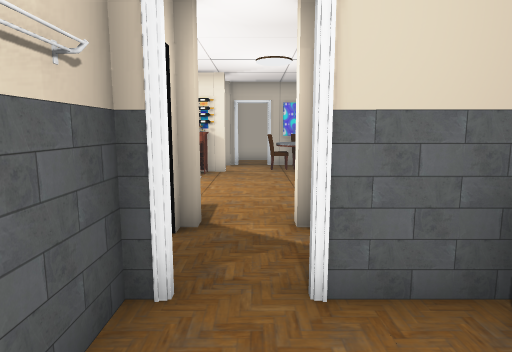
view 1 (above)

24 first-person views from a walk through a Unity game level. The camera is 1.5 m above the floor, tilts 8° down and sees 75° across. The floor is counted in squares, 0.9 m on a side. Each view is taken from the middle of a square. On the plan, view 1 faces up. The plan holds only what a view shows up to about 16 squares ahead; the rest is blank. The player character is not drawn. Door leaves are left out, so doorways stand open. Some surface patterns are stand-ins.

view 2
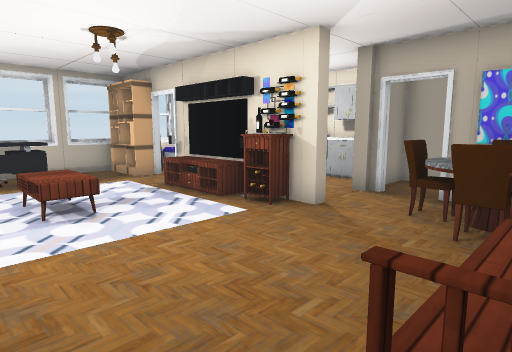

view 3
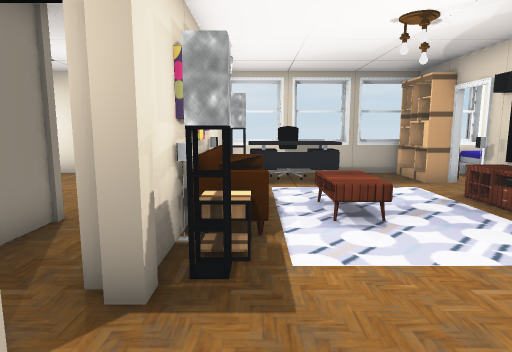

view 4
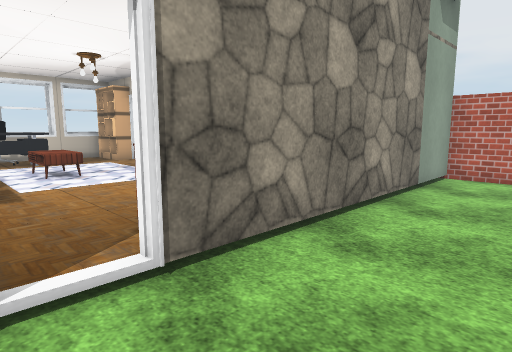

view 5
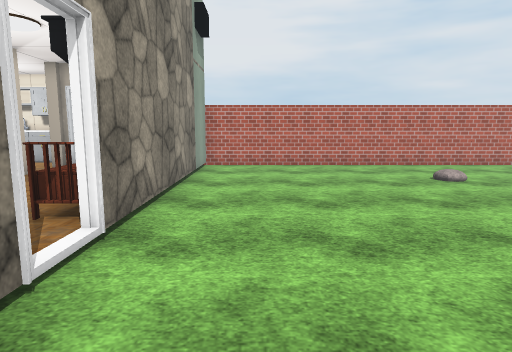

view 6
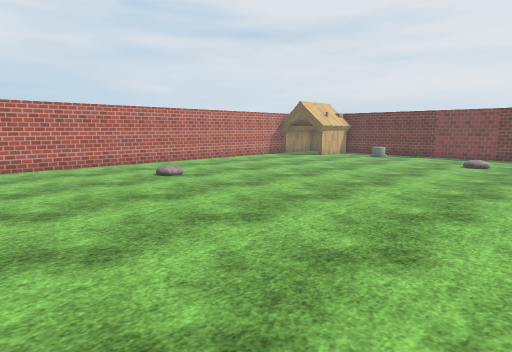

view 7
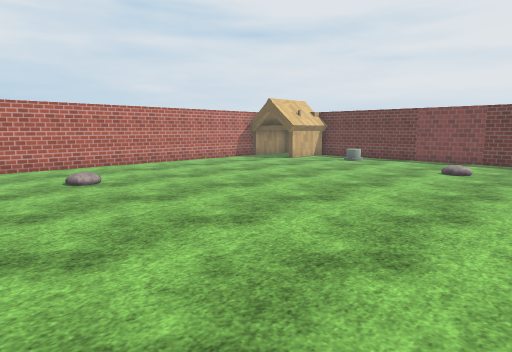

view 8
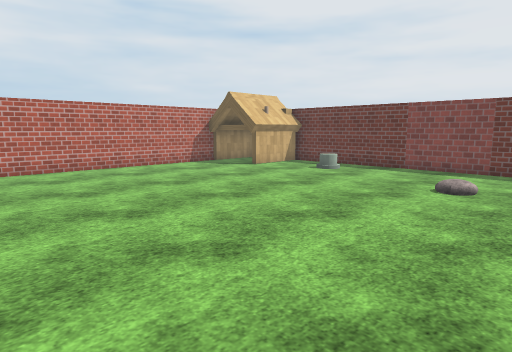

view 9
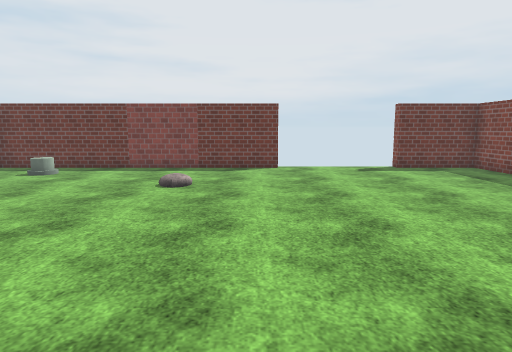

view 10
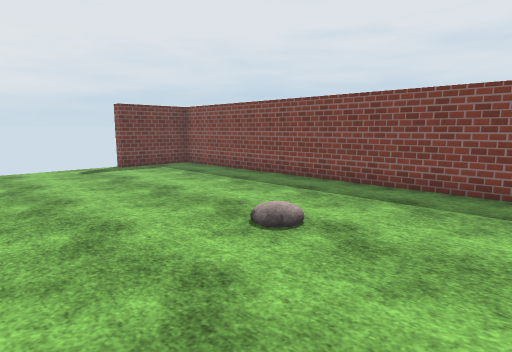

view 11
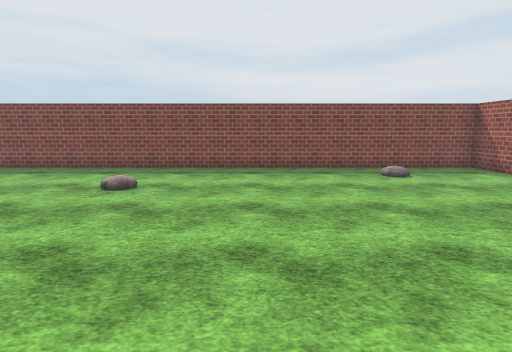

view 12
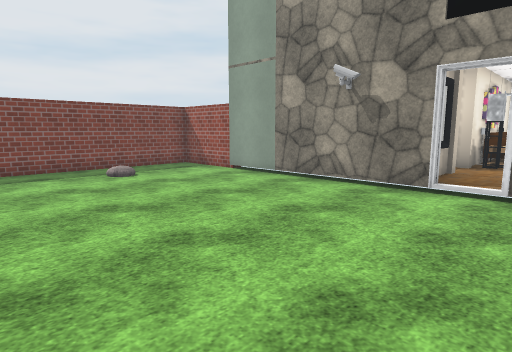

view 13
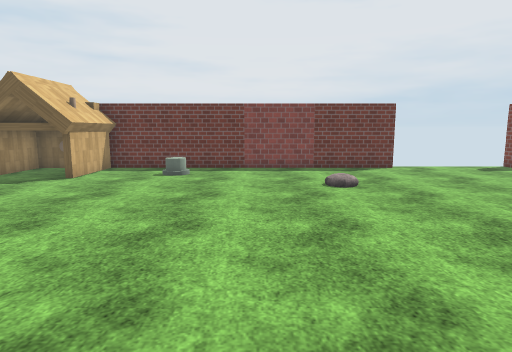

view 14
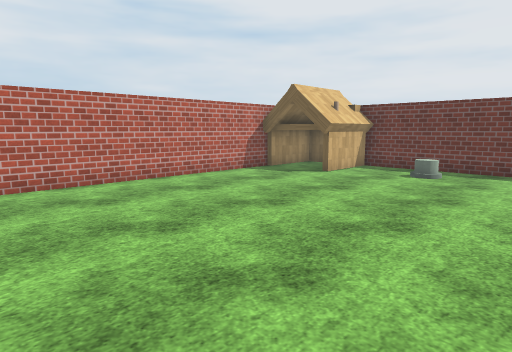

view 15
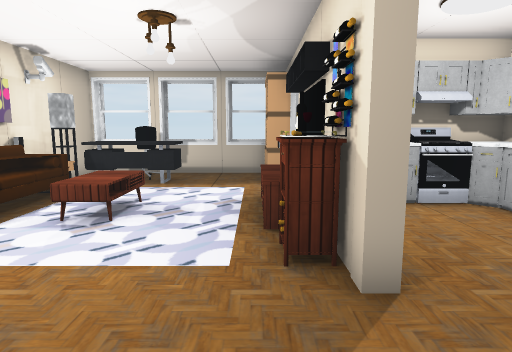

view 16
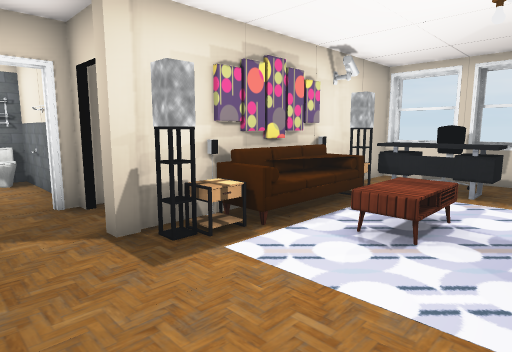

view 17
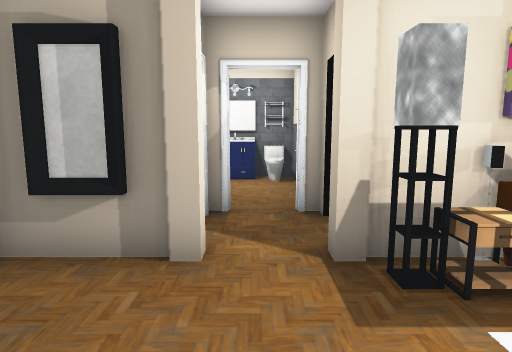

view 18
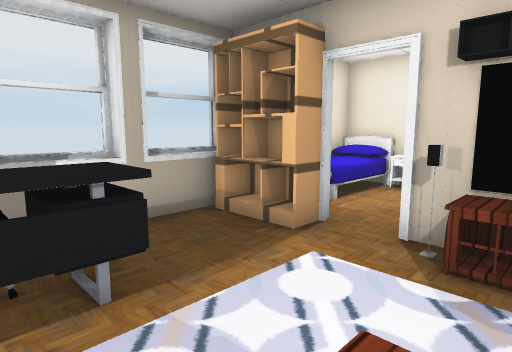

view 19
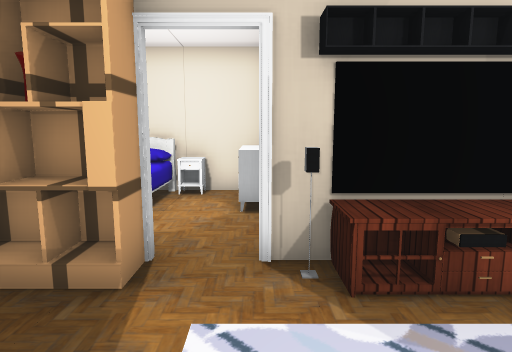

view 20
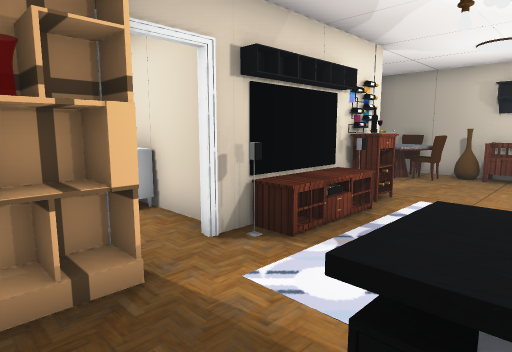

view 21
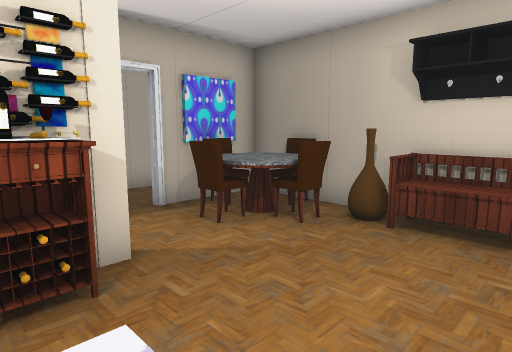

view 22
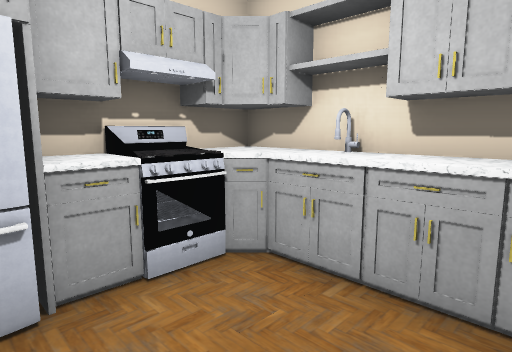

view 23
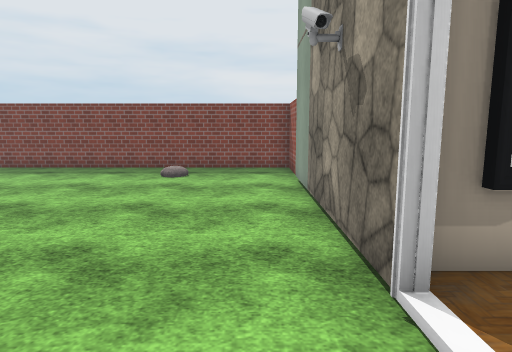

view 24
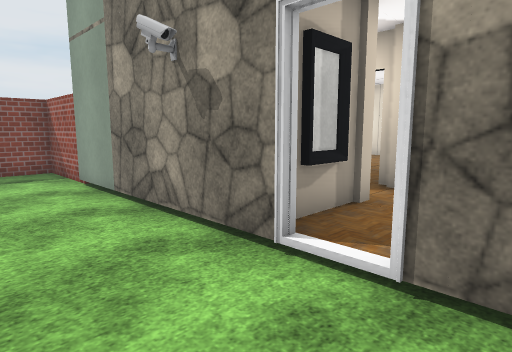

### Floor plan
Key: @ floor where view 1 was taken; # wall or solid block; x gap in a wall; . main floor; : floor 0.25 m higher than the main floor; / step, stairs or slope; D open door; = window, fence, low wall or low ledge; ^ raised ledge; P pillar; C chair; T table; A cabinet; S shelf; B TV; E bench; F sofa; I painting; M mirror; R fridge; O other object.
Columns run from 12 left of view 1 to 28 right of it. Each row starts with its distance up from view 1.
 19                ######################
 18  #O####AAA #####....................OOOO
 17  #OO:OOOAAA#:::#....................OOOO
 16 ##OO:OOO:::#D###....................OOOO
 15  #OO::A::::P::CT....................OOOO#
 14   ::::RR:::::CTC........//..............#
 13 ##SSDD#BTOOP:TCT........................#
 12  #::::TTT::::::O.....................//.#
 11  #:::     :::::E........................#
 10  =:::     :::::E........................#
  9  =:^O: TT::::::E........................#
  8  #CCO  :  :::::E#.......................#
  7  # ^^OFFFTT:::::D.......................#
  6  #####FII##P:PM##..................:....#
  5           :::D  #.......................#
  4         :::::D  #.......................#
  3       ::P###D####.......................x
  2      ::    #::: ........................
  1            #::  ........................
  0  #          @:  ........................
 -1  #         OOO  ........................
 -2            ###  ........................x
 -3                #....O...................#
 -4                #........................#
 -5                #........................#
 -6                ##########################

Positions as (right, up) in squares from view 1, and headings:
1: (0, 0), facing up
2: (3, 7), facing up-left
3: (2, 7), facing left
4: (7, 6), facing up-left
5: (6, 3), facing up
6: (6, 3), facing up-right
7: (9, 3), facing up-right
8: (13, 4), facing up-right
9: (13, 4), facing right
10: (13, 4), facing down-right
11: (13, 9), facing down
12: (13, 9), facing down-left
13: (13, 9), facing right
14: (13, 8), facing up-right
15: (2, 12), facing left
16: (1, 11), facing down-left
17: (0, 10), facing down
18: (-5, 8), facing up-left
19: (-7, 9), facing up
20: (-10, 9), facing up-right
21: (-3, 9), facing up-right
22: (-2, 14), facing up-left
23: (5, 9), facing down
24: (7, 9), facing down-left
